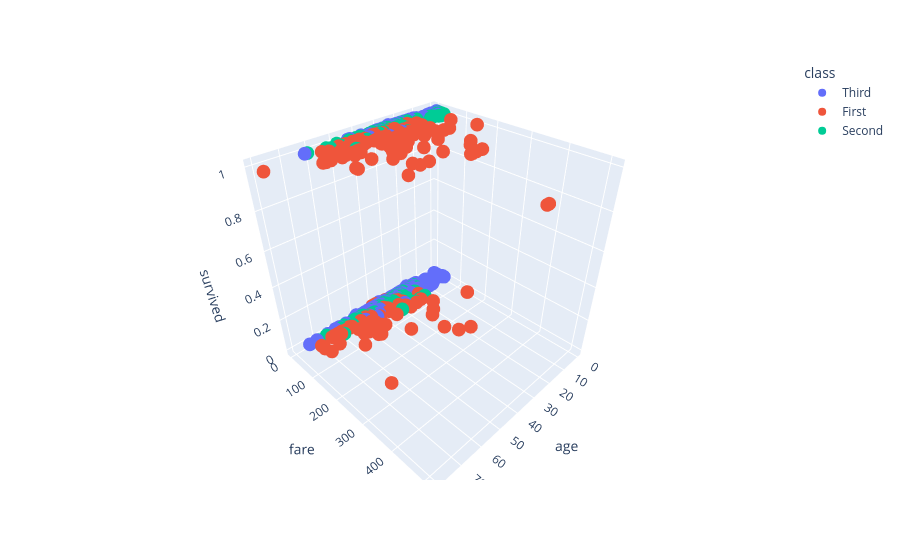

Source (notebook cell):
### Code cell
fig = px.scatter_3d(ship, x = 'age', y = 'fare', z = 'survived',color = 'class') 
 
fig.show()

### Figure 1 — Plotly figure (JSON) as saved in the notebook; plotly's stock layout.template omitted (floating-point values rounded to 4 significant figures; data arrays with more than 128 entries replaced by an {"elided": "..."} marker saying what was removed)
{"data": [{"hovertemplate": "class=Third<br>age=%{x}<br>fare=%{y}<br>survived=%{z}<extra></extra>", "legendgroup": "Third", "marker": {"color": "#636efa", "symbol": "circle"}, "mode": "markers", "name": "Third", "scene": "scene", "showlegend": true, "type": "scatter3d", "x": {"elided": "491 float values"}, "y": {"elided": "491 float values"}, "z": {"elided": "491 int values"}}, {"hovertemplate": "class=First<br>age=%{x}<br>fare=%{y}<br>survived=%{z}<extra></extra>", "legendgroup": "First", "marker": {"color": "#EF553B", "symbol": "circle"}, "mode": "markers", "name": "First", "scene": "scene", "showlegend": true, "type": "scatter3d", "x": {"elided": "216 float values"}, "y": {"elided": "216 float values"}, "z": {"elided": "216 int values"}}, {"hovertemplate": "class=Second<br>age=%{x}<br>fare=%{y}<br>survived=%{z}<extra></extra>", "legendgroup": "Second", "marker": {"color": "#00cc96", "symbol": "circle"}, "mode": "markers", "name": "Second", "scene": "scene", "showlegend": true, "type": "scatter3d", "x": {"elided": "184 float values"}, "y": {"elided": "184 float values"}, "z": {"elided": "184 int values"}}], "layout": {"legend": {"title": {"text": "class"}, "tracegroupgap": 0}, "margin": {"t": 60}, "scene": {"domain": {"x": [0, 1], "y": [0, 1]}, "xaxis": {"title": {"text": "age"}}, "yaxis": {"title": {"text": "fare"}}, "zaxis": {"title": {"text": "survived"}}}}}
